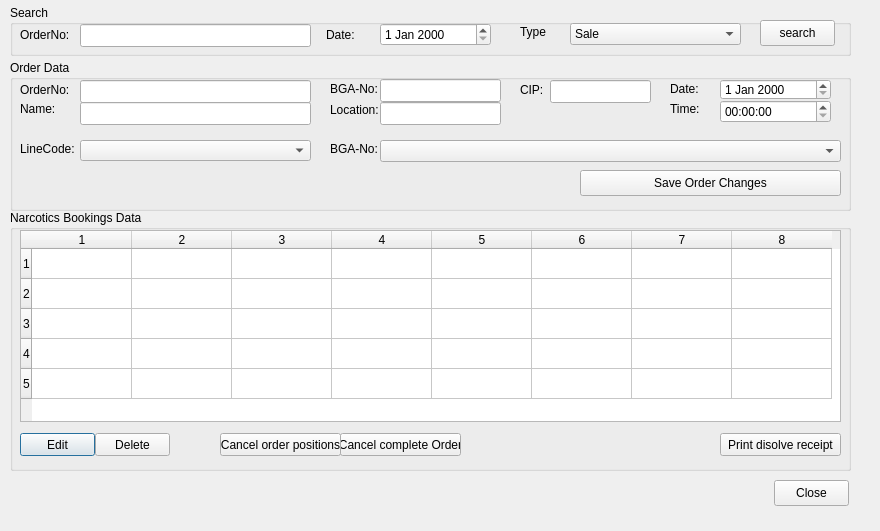
<?xml version="1.0" encoding="UTF-8"?>
<ui version="4.0">
 <class>OrderOverviewVCClass</class>
 <widget class="QDialog" name="OrderOverviewVCClass">
  <property name="geometry">
   <rect>
    <x>0</x>
    <y>0</y>
    <width>880</width>
    <height>531</height>
   </rect>
  </property>
  <property name="windowTitle">
   <string>NA12 OrderOverviewVC</string>
  </property>
  <widget class="QGroupBox" name="grpNarcoticsBookingsData">
   <property name="geometry">
    <rect>
     <x>10</x>
     <y>210</y>
     <width>841</width>
     <height>261</height>
    </rect>
   </property>
   <property name="title">
    <string>Narcotics Bookings Data</string>
   </property>
   <widget class="QPushButton" name="btnEdit">
    <property name="geometry">
     <rect>
      <x>10</x>
      <y>223</y>
      <width>75</width>
      <height>23</height>
     </rect>
    </property>
    <property name="text">
     <string>Edit</string>
    </property>
   </widget>
   <widget class="BasarTableWidget" name="tableWidget">
    <property name="geometry">
     <rect>
      <x>10</x>
      <y>20</y>
      <width>821</width>
      <height>192</height>
     </rect>
    </property>
    <property name="selectionMode">
     <enum>QAbstractItemView::SingleSelection</enum>
    </property>
    <property name="selectionBehavior">
     <enum>QAbstractItemView::SelectRows</enum>
    </property>
    <property name="rowCount">
     <number>5</number>
    </property>
    <property name="columnCount">
     <number>8</number>
    </property>
    <row/>
    <row/>
    <row/>
    <row/>
    <row/>
    <column/>
    <column/>
    <column/>
    <column/>
    <column/>
    <column/>
    <column/>
    <column/>
   </widget>
   <widget class="QPushButton" name="btnDelete">
    <property name="geometry">
     <rect>
      <x>85</x>
      <y>223</y>
      <width>75</width>
      <height>23</height>
     </rect>
    </property>
    <property name="whatsThis">
     <string>Deletes the highlighted narcotic booking. It will not be erased physically but will be marked as deleted.</string>
    </property>
    <property name="text">
     <string>Delete</string>
    </property>
   </widget>
   <widget class="QPushButton" name="btnCancelFullOrder">
    <property name="geometry">
     <rect>
      <x>330</x>
      <y>223</y>
      <width>121</width>
      <height>23</height>
     </rect>
    </property>
    <property name="whatsThis">
     <string>Deletes the highlighted narcotic booking. It will not be erased physically but will be marked as deleted.</string>
    </property>
    <property name="text">
     <string>Cancel complete Order</string>
    </property>
   </widget>
   <widget class="QPushButton" name="btnCancelOrderPositions">
    <property name="geometry">
     <rect>
      <x>210</x>
      <y>223</y>
      <width>121</width>
      <height>23</height>
     </rect>
    </property>
    <property name="text">
     <string>Cancel order positions</string>
    </property>
   </widget>
   <widget class="QPushButton" name="btnPrintDisolveReceipt">
    <property name="geometry">
     <rect>
      <x>710</x>
      <y>223</y>
      <width>121</width>
      <height>23</height>
     </rect>
    </property>
    <property name="whatsThis">
     <string>Deletes the highlighted narcotic booking. It will not be erased physically but will be marked as deleted.</string>
    </property>
    <property name="text">
     <string>Print disolve receipt</string>
    </property>
   </widget>
  </widget>
  <widget class="QGroupBox" name="grpOrderData">
   <property name="geometry">
    <rect>
     <x>10</x>
     <y>60</y>
     <width>841</width>
     <height>151</height>
    </rect>
   </property>
   <property name="title">
    <string>Order Data</string>
   </property>
   <widget class="QLabel" name="lblOrderNo">
    <property name="geometry">
     <rect>
      <x>10</x>
      <y>20</y>
      <width>71</width>
      <height>20</height>
     </rect>
    </property>
    <property name="text">
     <string>OrderNo:</string>
    </property>
   </widget>
   <widget class="QLabel" name="lblBGANo">
    <property name="geometry">
     <rect>
      <x>320</x>
      <y>20</y>
      <width>50</width>
      <height>18</height>
     </rect>
    </property>
    <property name="text">
     <string>BGA-No:</string>
    </property>
   </widget>
   <widget class="QLabel" name="lblLocation">
    <property name="geometry">
     <rect>
      <x>320</x>
      <y>40</y>
      <width>61</width>
      <height>20</height>
     </rect>
    </property>
    <property name="text">
     <string>Location:</string>
    </property>
   </widget>
   <widget class="QLabel" name="lblTime">
    <property name="geometry">
     <rect>
      <x>660</x>
      <y>40</y>
      <width>53</width>
      <height>18</height>
     </rect>
    </property>
    <property name="text">
     <string>Time:</string>
    </property>
   </widget>
   <widget class="QLabel" name="lblName">
    <property name="geometry">
     <rect>
      <x>10</x>
      <y>40</y>
      <width>53</width>
      <height>18</height>
     </rect>
    </property>
    <property name="text">
     <string>Name:</string>
    </property>
   </widget>
   <widget class="QLabel" name="lblDate">
    <property name="geometry">
     <rect>
      <x>660</x>
      <y>20</y>
      <width>53</width>
      <height>18</height>
     </rect>
    </property>
    <property name="text">
     <string>Date:</string>
    </property>
   </widget>
   <widget class="QLineEdit" name="purchaseorderno">
    <property name="geometry">
     <rect>
      <x>70</x>
      <y>20</y>
      <width>231</width>
      <height>23</height>
     </rect>
    </property>
    <property name="readOnly">
     <bool>true</bool>
    </property>
   </widget>
   <widget class="QLineEdit" name="customersupplierlocation">
    <property name="geometry">
     <rect>
      <x>370</x>
      <y>42</y>
      <width>121</width>
      <height>23</height>
     </rect>
    </property>
    <property name="readOnly">
     <bool>true</bool>
    </property>
   </widget>
   <widget class="BasarTimeEdit" name="transactiontime">
    <property name="enabled">
     <bool>true</bool>
    </property>
    <property name="geometry">
     <rect>
      <x>710</x>
      <y>40</y>
      <width>111</width>
      <height>23</height>
     </rect>
    </property>
    <property name="readOnly">
     <bool>false</bool>
    </property>
   </widget>
   <widget class="QLineEdit" name="customersupplierno">
    <property name="geometry">
     <rect>
      <x>370</x>
      <y>19</y>
      <width>121</width>
      <height>23</height>
     </rect>
    </property>
    <property name="acceptDrops">
     <bool>false</bool>
    </property>
    <property name="readOnly">
     <bool>false</bool>
    </property>
   </widget>
   <widget class="QLineEdit" name="customersuppliername">
    <property name="geometry">
     <rect>
      <x>70</x>
      <y>42</y>
      <width>231</width>
      <height>23</height>
     </rect>
    </property>
    <property name="frame">
     <bool>true</bool>
    </property>
    <property name="readOnly">
     <bool>true</bool>
    </property>
   </widget>
   <widget class="BasarDateEdit" name="transactiondate">
    <property name="geometry">
     <rect>
      <x>710</x>
      <y>19</y>
      <width>111</width>
      <height>21</height>
     </rect>
    </property>
   </widget>
   <widget class="MultiComboBox" name="cboLineCode">
    <property name="geometry">
     <rect>
      <x>70</x>
      <y>80</y>
      <width>231</width>
      <height>21</height>
     </rect>
    </property>
   </widget>
   <widget class="QLabel" name="lblLineCode">
    <property name="geometry">
     <rect>
      <x>10</x>
      <y>80</y>
      <width>61</width>
      <height>18</height>
     </rect>
    </property>
    <property name="text">
     <string>LineCode:</string>
    </property>
   </widget>
   <widget class="MultiComboBox" name="cboBgaNo">
    <property name="geometry">
     <rect>
      <x>370</x>
      <y>80</y>
      <width>461</width>
      <height>22</height>
     </rect>
    </property>
    <property name="sizeAdjustPolicy">
     <enum>QComboBox::AdjustToContentsOnFirstShow</enum>
    </property>
   </widget>
   <widget class="QLabel" name="lblBGANo_2">
    <property name="geometry">
     <rect>
      <x>320</x>
      <y>80</y>
      <width>50</width>
      <height>18</height>
     </rect>
    </property>
    <property name="text">
     <string>BGA-No:</string>
    </property>
   </widget>
   <widget class="QPushButton" name="btnSaveOrderChanges">
    <property name="geometry">
     <rect>
      <x>570</x>
      <y>110</y>
      <width>261</width>
      <height>26</height>
     </rect>
    </property>
    <property name="text">
     <string>Save Order Changes</string>
    </property>
   </widget>
   <widget class="QLabel" name="lblCip">
    <property name="geometry">
     <rect>
      <x>510</x>
      <y>20</y>
      <width>61</width>
      <height>20</height>
     </rect>
    </property>
    <property name="text">
     <string>CIP:</string>
    </property>
   </widget>
   <widget class="QLineEdit" name="customersuppliercip">
    <property name="geometry">
     <rect>
      <x>540</x>
      <y>20</y>
      <width>101</width>
      <height>23</height>
     </rect>
    </property>
    <property name="acceptDrops">
     <bool>false</bool>
    </property>
    <property name="readOnly">
     <bool>false</bool>
    </property>
   </widget>
  </widget>
  <widget class="QGroupBox" name="grpSearchData">
   <property name="geometry">
    <rect>
     <x>10</x>
     <y>5</y>
     <width>841</width>
     <height>51</height>
    </rect>
   </property>
   <property name="title">
    <string>Search</string>
   </property>
   <widget class="QLineEdit" name="orderNoSearch">
    <property name="geometry">
     <rect>
      <x>70</x>
      <y>19</y>
      <width>231</width>
      <height>23</height>
     </rect>
    </property>
   </widget>
   <widget class="QLabel" name="lblOrderNumber">
    <property name="geometry">
     <rect>
      <x>10</x>
      <y>22</y>
      <width>61</width>
      <height>16</height>
     </rect>
    </property>
    <property name="text">
     <string>OrderNo:</string>
    </property>
   </widget>
   <widget class="QPushButton" name="btnSearch">
    <property name="geometry">
     <rect>
      <x>750</x>
      <y>15</y>
      <width>75</width>
      <height>26</height>
     </rect>
    </property>
    <property name="text">
     <string>search</string>
    </property>
    <property name="default">
     <bool>false</bool>
    </property>
   </widget>
   <widget class="BasarDateEdit" name="dtSearch">
    <property name="geometry">
     <rect>
      <x>370</x>
      <y>18</y>
      <width>111</width>
      <height>23</height>
     </rect>
    </property>
   </widget>
   <widget class="QLabel" name="lbDate_2">
    <property name="geometry">
     <rect>
      <x>316</x>
      <y>22</y>
      <width>41</width>
      <height>16</height>
     </rect>
    </property>
    <property name="text">
     <string>Date:</string>
    </property>
   </widget>
   <widget class="QComboBox" name="type">
    <property name="geometry">
     <rect>
      <x>560</x>
      <y>18</y>
      <width>171</width>
      <height>22</height>
     </rect>
    </property>
    <item>
     <property name="text">
      <string>Sale</string>
     </property>
    </item>
    <item>
     <property name="text">
      <string>Received Goods</string>
     </property>
    </item>
    <item>
     <property name="text">
      <string>Customer Returns</string>
     </property>
    </item>
    <item>
     <property name="text">
      <string>Supplier Returns</string>
     </property>
    </item>
    <item>
     <property name="text">
      <string>Destruction</string>
     </property>
    </item>
   </widget>
   <widget class="QLabel" name="lbDate_3">
    <property name="geometry">
     <rect>
      <x>510</x>
      <y>20</y>
      <width>27</width>
      <height>14</height>
     </rect>
    </property>
    <property name="text">
     <string>Type:</string>
    </property>
   </widget>
  </widget>
  <widget class="QPushButton" name="btnClose">
   <property name="geometry">
    <rect>
     <x>774</x>
     <y>480</y>
     <width>75</width>
     <height>26</height>
    </rect>
   </property>
   <property name="text">
    <string>Close</string>
   </property>
  </widget>
 </widget>
 <layoutdefault spacing="6" margin="11"/>
 <customwidgets>
  <customwidget>
   <class>BasarTableWidget</class>
   <extends>QTableWidget</extends>
   <header>libbasarqtwidget_tablewidget.h</header>
  </customwidget>
  <customwidget>
   <class>BasarDateEdit</class>
   <extends>QDateEdit</extends>
   <header>libbasarqtwidget_dateedit.h</header>
  </customwidget>
  <customwidget>
   <class>MultiComboBox</class>
   <extends>QComboBox</extends>
   <header>libbasarqtwidget_multicombobox.h</header>
  </customwidget>
  <customwidget>
   <class>BasarTimeEdit</class>
   <extends>QTimeEdit</extends>
   <header>libbasarqtwidget_timeedit.h</header>
  </customwidget>
 </customwidgets>
 <tabstops>
  <tabstop>orderNoSearch</tabstop>
  <tabstop>dtSearch</tabstop>
  <tabstop>type</tabstop>
  <tabstop>btnSearch</tabstop>
  <tabstop>purchaseorderno</tabstop>
  <tabstop>customersupplierno</tabstop>
  <tabstop>customersuppliername</tabstop>
  <tabstop>customersupplierlocation</tabstop>
  <tabstop>transactiontime</tabstop>
  <tabstop>tableWidget</tabstop>
  <tabstop>btnEdit</tabstop>
  <tabstop>btnDelete</tabstop>
  <tabstop>btnSaveOrderChanges</tabstop>
  <tabstop>btnClose</tabstop>
 </tabstops>
 <resources/>
 <connections/>
</ui>
